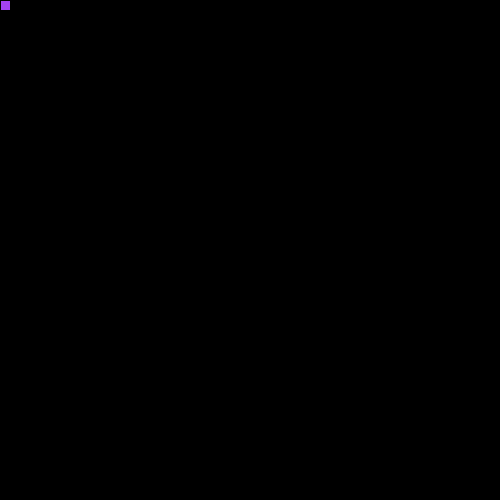
Frame 1 (no input)
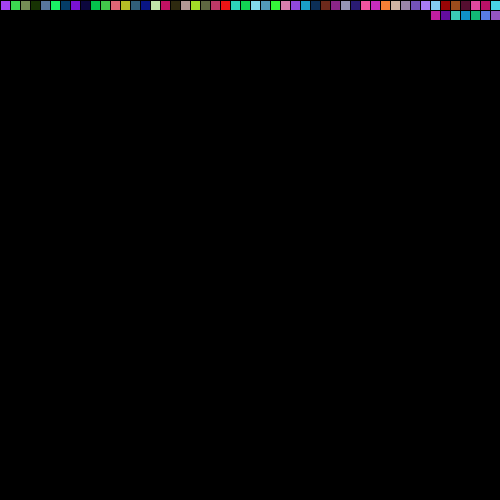
Frame 60 (the mouse pressed at the canvas centre just before this capture)
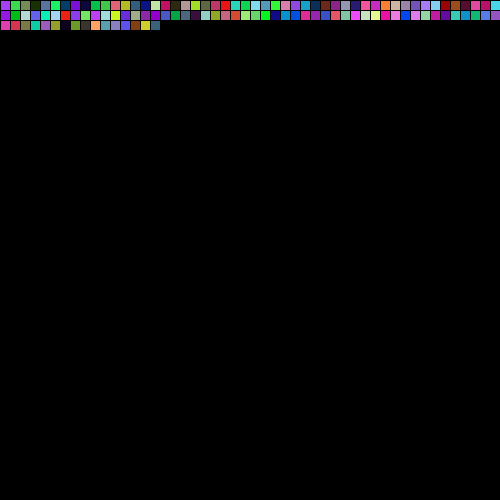
Frame 120 (the mouse held since frame 60 and released just before this capture)

The Processing sketch that drew these frames (run headless with seeded random() and noise(); from frame 60 on, the mouse is pressed at the canvas centre):

// Processing sketch: processing_15508
// ── processing_15508.pde

int rectX = 0;
int rectY = 0;
int dirW = 10;
int dirH = 10;

void setup(){
  size(500, 500);
  background(0);
}

void draw(){
  float r = random(0, 255);
  float g = random(0, 255);
  float b = random(0, 255);
  
  fill(r, g, b);
  rect(rectX, rectY, 10, 10);
  rectX = rectX + dirW;
  if((rectX < 0) || (rectX > width)) {
    dirW = dirW *-1;
    rectY = rectY +dirH;
  } else if((rectY < 0) || (rectY > height)) {
    dirH = dirH *-1;
  }
    
}
